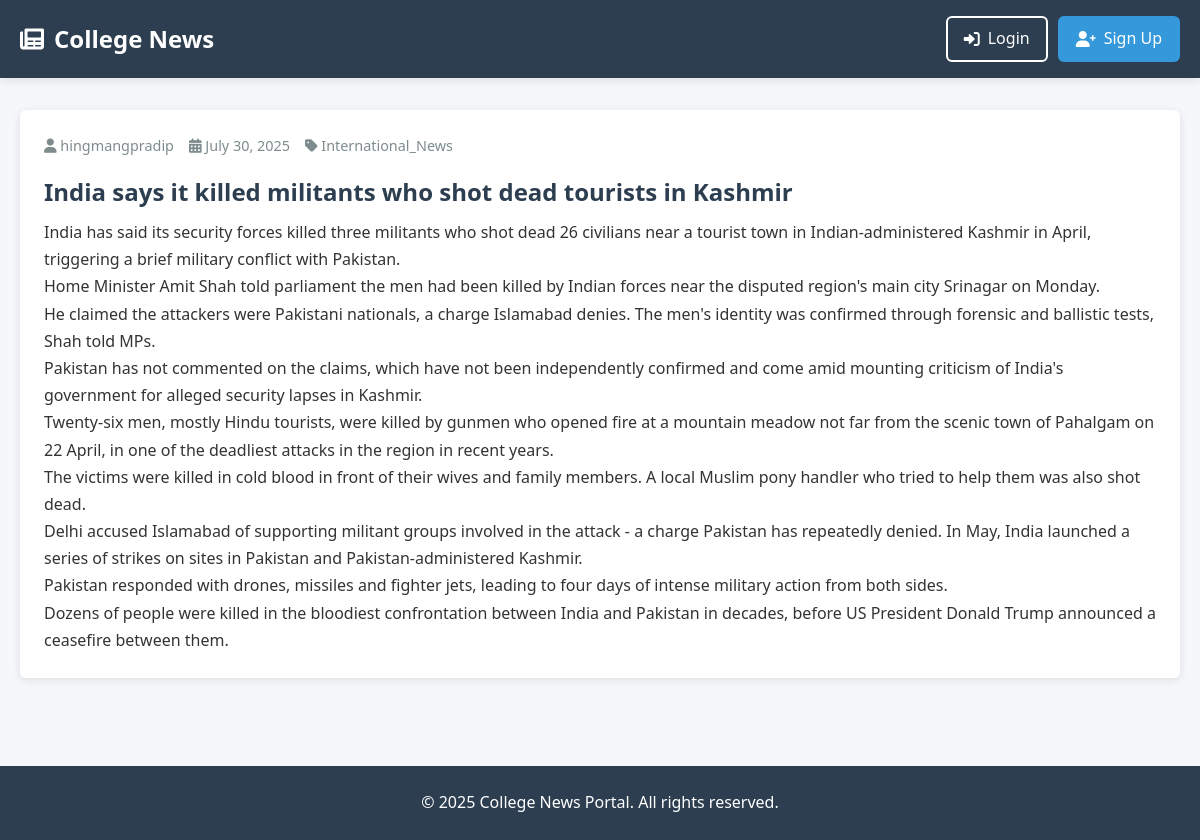
The app's page /article/27/ with its own data.
### news/models.py (models this page shows, shortened)
class Article(models.Model):
    title = models.CharField(max_length=200)
    content = models.TextField()
    category = models.ForeignKey(Category, on_delete=models.SET_NULL, null=True)
    author = models.ForeignKey(
        settings.AUTH_USER_MODEL,
        on_delete=models.CASCADE,
    )
    created_at = models.DateTimeField(auto_now_add=True)
    updated_at = models.DateTimeField(auto_now=True)

class Category(models.Model):
    name = models.CharField(max_length=100, unique=True)
    slug = models.SlugField(max_length=100, unique=True, blank=True) # Add this field

### users/models.py (models this page shows)
class CustomUser(AbstractUser):
    ROLE_CHOICES = (
        ('student', 'Student'),
        ('teacher', 'Teacher'),
    )
    role = models.CharField(max_length=10, choices=ROLE_CHOICES, default='student')

### news/views.py (the view)
# urls.py: path('article/<int:pk>/', ArticleDetailView.as_view(), name='article_detail'),
class ArticleDetailView(DetailView):
    model = Article
    template_name = 'news/article_detail.html'

### templates/news/article_detail.html (shortened to what this page needs)
{% extends 'base.html' %}
{% block content %}
<article class="article-card">
    <div class="article-meta">
        <span><i class="fas fa-user"></i> {{ object.author.username }}</span>
        <span><i class="fas fa-calendar-alt"></i> {{ object.created_at|date:"F d, Y" }}</span>
        <span><i class="fas fa-tag"></i> {{ object.category.name }}</span>
    </div>
    <h1 class="article-title">{{ object.title }}</h1>
    <div class="article-content">
        {{ object.content|linebreaks }}
    </div>
</article>
{% endblock %}

### static/css/style.css (style rules this page uses)
:root { --primary-color: #2c3e50; --primary-light: #3d566e; --secondary-color: #3498db; --accent-color: #e74c3c; --success-color: #27ae60; --warning-color: #f39c12; --light-color: #ecf0f1; --dark-color: #2c3e50; --text-color: #333; --text-light: #7f8c8d; --border-radius: 6px; --box-shadow: 0 2px 10px rgba(0, 0, 0, 0.1); --transition: all 0.3s ease; }
* { box-sizing: border-box; margin: 0; padding: 0; }
body { font-family: 'Segoe UI', Tahoma, Geneva, Verdana, sans-serif; line-height: 1.6; color: var(--text-color); background-color: #f5f7fa; display: flex; flex-direction: column; min-height: 100vh; }
.article-card { background: white; border-radius: var(--border-radius); box-shadow: var(--box-shadow); padding: 1.5rem; margin-bottom: 1.5rem; transition: var(--transition); }
.article-title { color: var(--primary-color); margin-bottom: 0.5rem; }
.article-meta { display: flex; gap: 15px; color: var(--text-light); font-size: 0.9rem; margin-bottom: 1rem; }
.article-content { line-height: 1.7; }

### records on screen
Article: author.username "hingmangpradip", created_at "July 30, 2025", category.name "International_News", title "India says it killed militants who shot dead tourists in Kashmir", content "India has said its security forces killed three militants who shot dead 26 civilians near a tourist town in Indian-administered Kashmir in April, triggering a brief military conflict with Pakistan. Home Minister Amit Shah told parliament the men had been killed by Indian forces near the disputed region's main city Srinagar on Monday. He claimed the attackers were Pakistani nationals, a charge Islamabad denies. The men's identity was confirmed through forensic and ballistic tests, Shah told MPs. Pakistan has not commented on the claims, which have not been independently confirmed and come amid mounting criticism of India's government for alleged security lapses in Kashmir. Twenty-six men,…"
